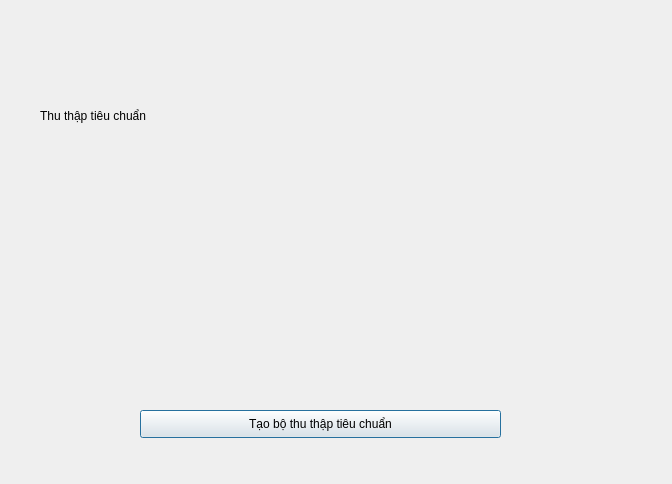
<?xml version="1.0" encoding="UTF-8"?>
<ui version="4.0">
 <class>StandardScript</class>
 <widget class="QDialog" name="StandardScript">
  <property name="geometry">
   <rect>
    <x>0</x>
    <y>0</y>
    <width>672</width>
    <height>484</height>
   </rect>
  </property>
  <property name="windowTitle">
   <string>Dialog</string>
  </property>
  <widget class="QLabel" name="label">
   <property name="geometry">
    <rect>
     <x>40</x>
     <y>40</y>
     <width>391</width>
     <height>151</height>
    </rect>
   </property>
   <property name="text">
    <string>Thu thập tiêu chuẩn</string>
   </property>
  </widget>
  <widget class="QPushButton" name="pushButton">
   <property name="geometry">
    <rect>
     <x>140</x>
     <y>410</y>
     <width>361</width>
     <height>28</height>
    </rect>
   </property>
   <property name="text">
    <string>Tạo bộ thu thập tiêu chuẩn</string>
   </property>
  </widget>
 </widget>
 <resources/>
 <connections/>
</ui>
